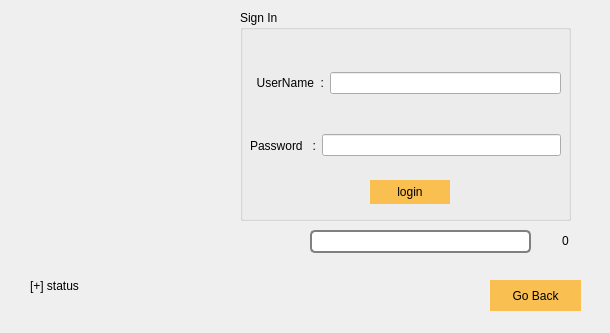
<?xml version="1.0" encoding="UTF-8"?>
<ui version="4.0">
 <class>adminlogin</class>
 <widget class="QDialog" name="adminlogin">
  <property name="geometry">
   <rect>
    <x>0</x>
    <y>0</y>
    <width>610</width>
    <height>333</height>
   </rect>
  </property>
  <property name="windowTitle">
   <string>Dialog</string>
  </property>
  <property name="styleSheet">
   <string notr="true">border-color: rgb(0, 0, 0);</string>
  </property>
  <widget class="QLabel" name="label_status">
   <property name="geometry">
    <rect>
     <x>30</x>
     <y>270</y>
     <width>391</width>
     <height>31</height>
    </rect>
   </property>
   <property name="styleSheet">
    <string notr="true"/>
   </property>
   <property name="text">
    <string>[+] status</string>
   </property>
  </widget>
  <widget class="QGroupBox" name="groupBox">
   <property name="geometry">
    <rect>
     <x>240</x>
     <y>10</y>
     <width>331</width>
     <height>211</height>
    </rect>
   </property>
   <property name="styleSheet">
    <string notr="true">border-color: rgb(0, 0, 0);</string>
   </property>
   <property name="title">
    <string>Sign In</string>
   </property>
   <widget class="QPushButton" name="login">
    <property name="geometry">
     <rect>
      <x>130</x>
      <y>170</y>
      <width>80</width>
      <height>24</height>
     </rect>
    </property>
    <property name="styleSheet">
     <string notr="true">background-color: rgb(249,191,81);
font: 700 11pt &quot;Segoe UI&quot;;
color: black;
border-radius: 20px;
</string>
    </property>
    <property name="text">
     <string>login</string>
    </property>
   </widget>
   <widget class="QWidget" name="layoutWidget">
    <property name="geometry">
     <rect>
      <x>10</x>
      <y>60</y>
      <width>311</width>
      <height>26</height>
     </rect>
    </property>
    <layout class="QHBoxLayout" name="horizontalLayout">
     <item>
      <widget class="QLabel" name="label_username">
       <property name="styleSheet">
        <string notr="true">font: 700 10pt &quot;Segoe UI&quot;;</string>
       </property>
       <property name="text">
        <string>  UserName  :</string>
       </property>
      </widget>
     </item>
     <item>
      <widget class="QLineEdit" name="lineEdit_username"/>
     </item>
    </layout>
   </widget>
   <widget class="QWidget" name="layoutWidget">
    <property name="geometry">
     <rect>
      <x>10</x>
      <y>120</y>
      <width>311</width>
      <height>31</height>
     </rect>
    </property>
    <layout class="QHBoxLayout" name="horizontalLayout_2">
     <item>
      <widget class="QLabel" name="label_password">
       <property name="styleSheet">
        <string notr="true">font: 700 10pt &quot;Segoe UI&quot;;</string>
       </property>
       <property name="text">
        <string>Password   :</string>
       </property>
      </widget>
     </item>
     <item>
      <widget class="QLineEdit" name="lineEdit_password">
       <property name="echoMode">
        <enum>QLineEdit::Password</enum>
       </property>
      </widget>
     </item>
    </layout>
   </widget>
  </widget>
  <widget class="QPushButton" name="pushButton">
   <property name="geometry">
    <rect>
     <x>490</x>
     <y>280</y>
     <width>91</width>
     <height>31</height>
    </rect>
   </property>
   <property name="styleSheet">
    <string notr="true">background-color: rgb(249,191,81);
font: 700 11pt &quot;Segoe UI&quot;;
color: black;
border-radius: 20px;
</string>
   </property>
   <property name="text">
    <string>Go Back</string>
   </property>
  </widget>
  <widget class="QLabel" name="label">
   <property name="geometry">
    <rect>
     <x>30</x>
     <y>30</y>
     <width>191</width>
     <height>191</height>
    </rect>
   </property>
   <property name="text">
    <string/>
   </property>
   <property name="pixmap">
    <pixmap resource="Resourse.qrc">:/img/images/loginlogo.png</pixmap>
   </property>
  </widget>
  <widget class="QProgressBar" name="progressBar">
   <property name="geometry">
    <rect>
     <x>310</x>
     <y>230</y>
     <width>221</width>
     <height>23</height>
    </rect>
   </property>
   <property name="styleSheet">
    <string notr="true">QProgressBar {
    border: 2px solid grey;
    border-radius: 5px;
    text-align: center;
}
QProgressBar::chunk {
    background-color: #CD96CD;
    width: 10px;
    margin: 0.5px;
}
</string>
   </property>
   <property name="value">
    <number>0</number>
   </property>
   <property name="textVisible">
    <bool>false</bool>
   </property>
  </widget>
  <widget class="QLabel" name="label_value">
   <property name="geometry">
    <rect>
     <x>540</x>
     <y>230</y>
     <width>51</width>
     <height>21</height>
    </rect>
   </property>
   <property name="styleSheet">
    <string notr="true">font: 900 9pt &quot;Segoe UI&quot;;</string>
   </property>
   <property name="text">
    <string>0</string>
   </property>
   <property name="alignment">
    <set>Qt::AlignCenter</set>
   </property>
  </widget>
 </widget>
 <resources>
  <include location="Resourse.qrc"/>
 </resources>
 <connections/>
</ui>
